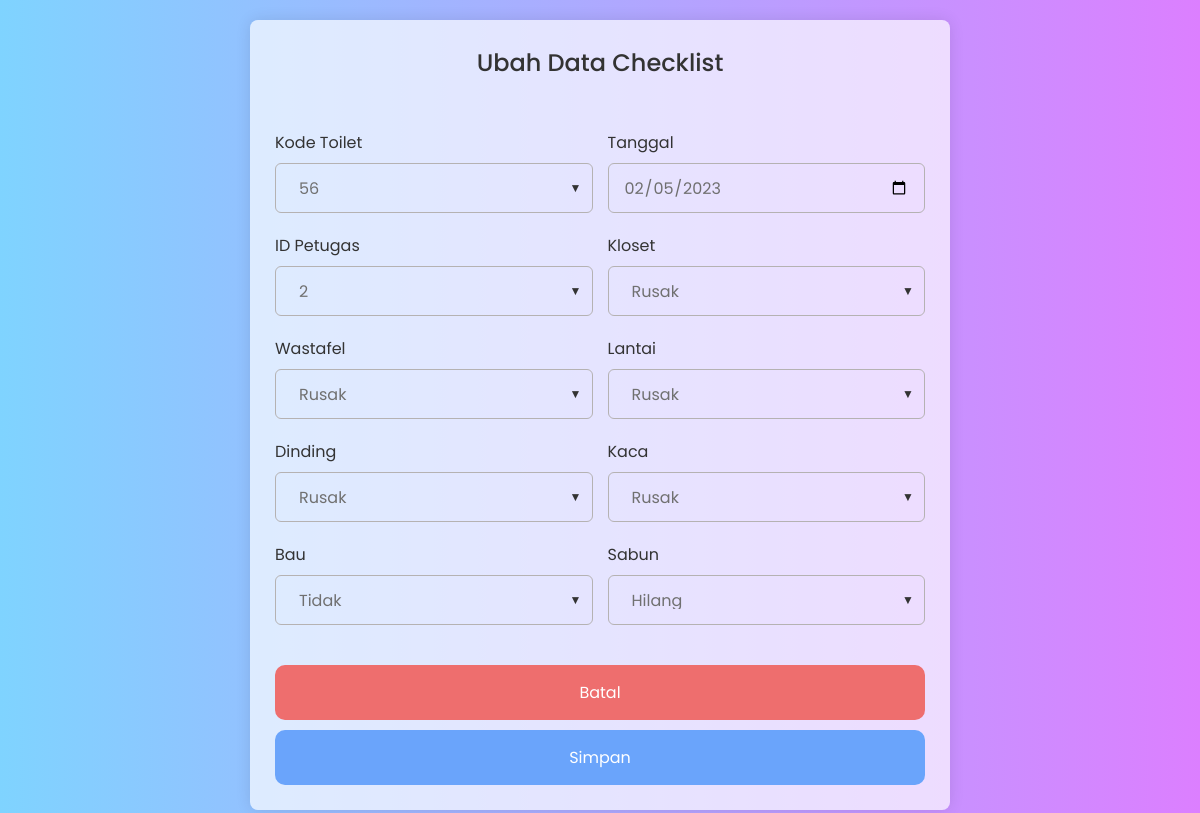
Screenshot of /module/artikel/ubah_checklist.php?id=16 with the database file from the repository.
### tables this page shows
CREATE TABLE `checklist` (
  `id` int(11) NOT NULL,
  `tanggal` datetime DEFAULT NULL,
  `toilet_id` int(11) NOT NULL,
  `kloset` tinyint(1) DEFAULT NULL,
  `wastafel` tinyint(1) DEFAULT NULL,
  `lantai` tinyint(1) DEFAULT NULL,
  `dinding` tinyint(1) DEFAULT NULL,
  `kaca` tinyint(1) DEFAULT NULL,
  `bau` tinyint(1) DEFAULT NULL,
  `sabun` tinyint(1) DEFAULT NULL,
  `users_id` int(11) NOT NULL
);

### class/config.php (called while the page is built)
<?php
return [
    'host' => 'localhost',
    'username' => 'root',
    'password' => '',
    'db_name' => 'db_checklist',
];
?>

### class/database.php (called while the page is built, shortened)
<?php
class Database
{
    protected $conn;
    public function __construct()
    {
        $config = include 'config.php';
        $host = $config['host'];
        $user = $config['username'];
        $password = $config['password'];
        $db_name = $config['db_name'];
        $this->conn = new mysqli($host, $user, $password, $db_name);
    }
    public function query($sql)
    {
        return $this->conn->query($sql);
    }
}
?>

### module/artikel/ubah_checklist.php (the view, shortened to what this page needs)
<?php
include_once '../../class/database.php';
$db = new Database('host', 'username', 'password', 'db_name');
$id = $_GET['id'];
$sql = "SELECT * FROM checklist WHERE id = '{$id}'";
$result = $db->query($sql);
$data = mysqli_fetch_array($result);
?>
<!DOCTYPE html>
<html lang="en">
<head>
    <link rel="stylesheet" href="../../css/tambah.css" />
</head>
<body>
    <section class="container">
        <header>Ubah Data Checklist</header>
        <form action="#" class="form" id="myForm" method="post">
            <div class="column">
                <div class="input-box">
                    <label>Kode Toilet</label>
                    <div class="select-box">
                        <select name="toilet_id" id="toilet_id" required>
                            <option hidden>
                                <?php echo $data['toilet_id']; ?>
                            </option>
                        </select>
                    </div>
                </div>
                <div class="input-box">
                    <label>Tanggal</label>
                    <input type="date" value="<?php echo date('Y-m-d', strtotime($data['tanggal'])); ?>" name="tanggal"
                        required />
                </div>
            </div>
            <div class="column">
                <div class="input-box">
                    <label>ID Petugas</label>
                    <div class="select-box">
                        <select name="users_id" id="users_id" required>
                            <option hidden>
                                <?php echo $data['users_id'] ?>
                            </option>
                        </select>
                    </div>
                </div>
                <div class="input-box">
                    <label>Kloset</label>
                    <div class="select-box">
                        <select name="kloset" id="kloset" required>
                            <?php
                            $klosetText = ($row['kloset'] == 1) ? 'Bersih' : (($row['kloset'] == 2) ? 'Kotor' : 'Rusak');
                            ?>
                            <option value="<?php echo $data['kloset']; ?>" hidden>
                                <?php echo $klosetText; ?>
                            </option>
                        </select>
                    </div>
                </div>
            </div>
            <div class="column">
                <div class="input-box">
                    <label for="wastafel">Wastafel</label>
                    <div class="select-box">
                        <select name="wastafel" id="wastafel" required>
                            <?php
                            $wastafelText = ($row['wastafel'] == 1) ? 'Bersih' : (($row['wastafel'] == 2) ? 'Kotor' : 'Rusak');
                            ?>
                            <option value="<?php echo $data['wastafel']; ?>" hidden>
                                <?php echo $wastafelText; ?>
                            </option>
                        </select>
                    </div>
                </div>
                <div class="input-box">
                    <label>Lantai</label>
                    <div class="select-box">
                        <select name="lantai" id="lantai" required>
                            <?php
                            $lantaiText = ($row['lantai'] == 1) ? 'Bersih' : (($row['lantai'] == 2) ? 'Kotor' : 'Rusak');
                            ?>
                            <option value="<?php echo $data['lantai']; ?>" hidden>
                                <?php echo $lantaiText; ?>
                            </option>
                        </select>
                    </div>
                </div>
            </div>
            <div class="column">
                <div class="input-box">
                    <label>Dinding</label>
                    <div class="select-box">
                        <select name="dinding" id="dinding" required>
                            <?php
                            $dindingText = ($row['dinding'] == 1) ? 'Bersih' : (($row['dinding'] == 2) ? 'Kotor' : 'Rusak');
                            ?>
                            <option value="<?php echo $data['dinding']; ?>" hidden>
                                <?php echo $dindingText; ?>
                            </option>
                        </select>
                    </div>
                </div>
                <div class="input-box">
                    <label>Kaca</label>
                    <div class="select-box">
                        <select name="kaca" id="kaca" required>
                            <?php
                            $kacaText = ($row['kaca'] == 1) ? 'Bersih' : (($row['kaca'] == 2) ? 'Kotor' : 'Rusak');
                            ?>
                            <option value="<?php echo $data['kaca']; ?>" hidden>
                                <?php echo $kacaText; ?>
                            </option>
                        </select>
                    </div>
                </div>
            </div>
            <div class="column">
                <div class="input-box">
                    <label>Bau</label>
                    <div class="select-box">
                        <select name="bau" id="bau" required>
                            <?php
                            $bauText = ($row['bau'] == 1) ? 'Iya' : 'Tidak';
                            ?>
                            <option value="<?php echo $data['bau']; ?>" hidden>
                                <?php echo $bauText; ?>
                            </option>
                        </select>
                    </div>
                </div>
                <div class="input-box">
                    <label>Sabun</label>
                    <div class="select-box">
                        <select name="sabun" id="sabun" required>
                            <?php
                            $sabunText = ($row['sabun'] == 1) ? 'Ada' : (($row['sabun'] == 2) ? 'Habis' : 'Hilang');
                            ?>
                            <option value="<?php echo $data['sabun']; ?>" hidden>
                                <?php echo $sabunText; ?>
                            </option>
                        </select>
                    </div>
                </div>
            </div>
            <button type="reset" onClick="closeForm()" class="batal">Batal</button>
            <button type="submit" name="submit" class="submit">Simpan</button>
        </form>
    </section>
</body>
</html>
</html>

### css/tambah.css (style rules this page uses)
* { margin: 0; padding: 0; box-sizing: border-box; font-family: "Poppins", sans-serif; }
body { min-height: 100vh; display: flex; align-items: center; justify-content: center; padding: 20px; background: rgba(93, 84, 240, 0.5); background: -webkit-linear-gradient( left, rgba(0, 168, 255, 0.5), rgba(185, 0, 255, 0.5) ); background: -o-linear-gradient( left, rgba(0, 168, 255, 0.5), rgba(185, 0, 255, 0.5) ); background: -moz-linear-gradient( left, rgba(0, 168, 255, 0.5), rgba(185, 0, 255, 0.5) ); background: linear-gradient( left, rgba(0, 168, 255, 0.5), rgba(185, 0, 255, 0.5) ); }
.container { position: relative; max-width: 700px; width: 100%; background: #ffffffaf; padding: 25px; border-radius: 8px; box-shadow: 0 0 15px rgba(0, 0, 0, 0.1); }
.container header { font-size: 1.5rem; color: #333; font-weight: 500; text-align: center; }
.container .form { margin-top: 30px; }
.form .input-box { width: 100%; margin-top: 20px; }
.input-box input { background: transparent; }
.input-box label { color: #333; }
.form :where(.input-box input, .select-box) { position: relative; height: 50px; width: 100%; outline: none; font-size: 1rem; color: #707070; margin-top: 8px; border: 1px solid #b5b2b2; border-radius: 6px; padding: 0 15px; }
.form .column { display: flex; column-gap: 15px; }
.select-box { position: relative; display: inline-block; }
.select-box select { height: 100%; width: 100%; outline: none; border: none; background: transparent; color: #707070; font-size: 1rem; appearance: none; -webkit-appearance: none; -moz-appearance: none; padding: 8px; cursor: pointer; }
.select-box:after { content: '\25BC'; font-size: 12px; color: #333; position: absolute; top: 50%; right: 10px; transform: translateY(-50%); }
.select-box select option { background-color: #ffffffa7; color: #333; }
.form .batal { margin-top: 40px; background-color: #ee6e6e; }
.form button { height: 55px; width: 100%; color: #fff; border-radius: 10px; font-size: 1rem; font-weight: 400; margin-top: 10px; border: none; cursor: pointer; transition: all 0.2s ease; background: rgb(106, 164, 251); }

### rows the page displays
checklist: toilet_id "56", tanggal "02/05/2023", users_id "2"

### other values shown
form field kloset "Rusak"
form field wastafel "Rusak"
form field lantai "Rusak"
form field dinding "Rusak"
form field kaca "Rusak"
form field bau "Tidak"
form field sabun "Hilang"
